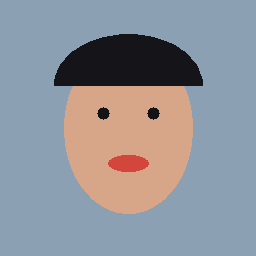
#> input picture tests/golden_vectors/scene_01_portrait_style_01_input.bmp, 256 x 256 px
$ python -i color_math.py   (imports and definitions only)
#> lines starting #> are read from the running program, lines starting #| are printed output that depends on the picture
#> further down, picture is the input picture: shape (256, 256, 3); mean B, G, R 155, 146.8, 144.1
"""
core/color_math.py
色彩科学与底层数学算法模块
包含：
- sRGB 与 Linear RGB 互相转换
- Filmic S-Curve 胶片色调映射
- 肤色检测与色彩保护遮罩（Skin-Tone Protection Mask）
- 1D 查找表（1D LUT）高速插值
- 胶片物理颗粒合成算法
"""

import numpy as np
import cv2

# 常量：sRGB 转换矩阵与 Gamma 常量
GAMMA = 2.2
INV_GAMMA = 1.0 / 2.2


def srgb_to_linear(img_float: np.ndarray) -> np.ndarray:
    """将归一化 [0, 1] 的 sRGB 图像转换为线性空间 Linear RGB"""
    return np.power(np.maximum(img_float, 0.0), GAMMA)


def linear_to_srgb(img_float: np.ndarray) -> np.ndarray:
    """将归一化 [0, 1] 的线性 RGB 图像转换回 sRGB 空间"""
    return np.power(np.maximum(img_float, 0.0), INV_GAMMA)


# [200 lines left out: functions build_filmic_curve_lut, compute_skin_mask, generate_film_grain, build_master_grading_lut, get_saturation_matrix, apply_color_balance, not called in this run]


def enhance_clarity_and_denoise(
    img_bgr: np.ndarray,
    denoise_strength: float = 0.35,
    clarity_strength: float = 0.35,
) -> np.ndarray:
    """
    针对骁龙 8 至尊版 (Snapdragon 8 Elite) 算力与 5000 万像素大底传感器的画质优化算法：
    1. 色度降噪 (Chroma Denoising): 在 YCrCb 空间针对暗部/室内最容易出现的紫绿彩噪进行保边平滑，消除杂色噪点。
    2. 亮度自适应清晰度 (Luminance Adaptive Clarity): 分离明度基底与高频微反差，抑制微小传感器噪点，
       同时增强真实纹理、睫毛、发丝与建筑边缘，大幅提升画面的纯净度与解析力。
    """
#> called with denoise_strength = 0.35, clarity_strength = 0.35
    if denoise_strength <= 0.01 and clarity_strength <= 0.01:
        return img_bgr

    # 转到 YCrCb 空间分离明度与色度
    ycrcb = cv2.cvtColor(img_bgr, cv2.COLOR_BGR2YCrCb)
#> ycrcb: shape (256, 256, 3); mean of channels 0, 1, 2 146.8, 126.3, 132.9
    y, cr, cb = cv2.split(ycrcb)
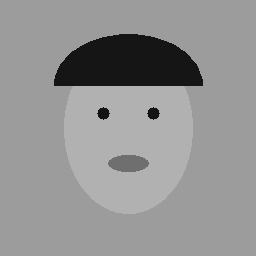
#> y: shape (256, 256); min 20, max 177, mean 146.8
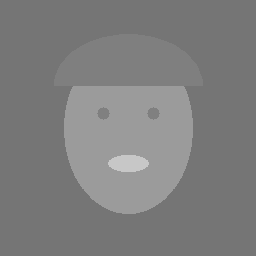
#> cr: shape (256, 256); min 117, max 199, mean 126.3
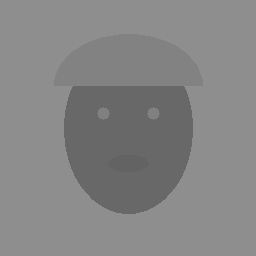
#> cb: shape (256, 256); min 99, max 142, mean 132.9

    # 1. 色度通道快速平滑消除色噪 (Chroma Denoise)
    if denoise_strength > 0.05:
        cr_smooth = cv2.GaussianBlur(cr, (5, 5), 1.2)
        cb_smooth = cv2.GaussianBlur(cb, (5, 5), 1.2)
        alpha_c = min(1.0, denoise_strength * 1.5)
        cr = cv2.addWeighted(cr, 1.0 - alpha_c, cr_smooth, alpha_c, 0)
        cb = cv2.addWeighted(cb, 1.0 - alpha_c, cb_smooth, alpha_c, 0)

    # 2. 亮度通道微反差与清晰度增强 (Unsharp Mask with Noise Coring)
    if clarity_strength > 0.05:
        y_blur = cv2.GaussianBlur(y, (0, 0), 1.5)
        y_int16 = y.astype(np.int16)
        y_blur_int16 = y_blur.astype(np.int16)
        diff = y_int16 - y_blur_int16  # 高频细节
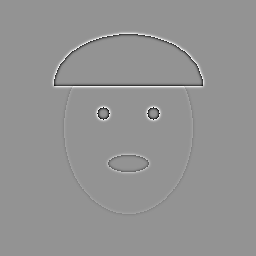
#> diff: shape (256, 256) int16; min -89, max 65, mean 0; drawn with min black and max white

        # 噪点削波 (Coring): 小于阈值的微小波动视为暗部噪点予以抑制，较大边缘反差予以强化
        noise_coring_thresh = 4
        gain = 1.0 + clarity_strength
        enhanced_diff = np.where(
            np.abs(diff) < noise_coring_thresh,
            diff * (1.0 - denoise_strength * 0.5),
            diff * gain
        )
        y_sharp = np.clip(y_blur_int16 + enhanced_diff, 0, 255).astype(np.uint8)
    else:
        y_sharp = y

    merged_ycrcb = cv2.merge([y_sharp, cr, cb])
#> merged_ycrcb: shape (256, 256, 3); mean of channels 0, 1, 2 146.8, 126.3, 132.9
    return cv2.cvtColor(merged_ycrcb, cv2.COLOR_YCrCb2BGR)

>>> import cv2
>>> picture = cv2.imread('../tests/golden_vectors/scene_01_portrait_style_01_input.bmp')
>>> result = enhance_clarity_and_denoise(picture)
